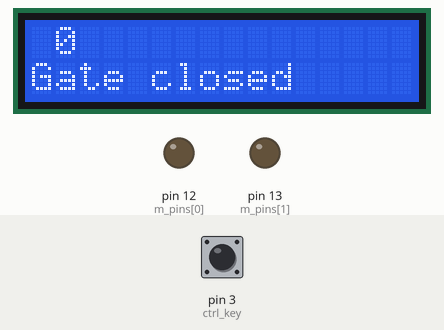
Recording of a sketch running on a simulated Arduino Uno, built with avr-gcc and run on an emulated ATmega328P. On the bench: 16×2 character LCD, output pins drawn as LEDs (lit = HIGH). Inputs (shaded band) come from the test bench; at power-on: pin 3 (ctrl_key) HIGH.

Above: at 1.2 s.
1.3 s: pin 3 (ctrl_key) pulled LOW for 0.15 s
At 4.3 s:
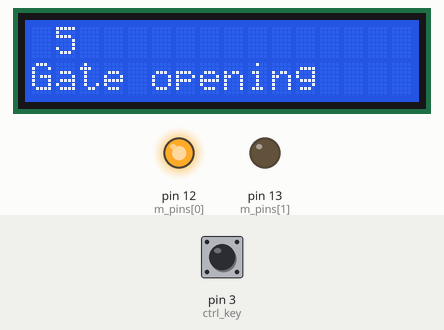
4.4 s: pin 3 (ctrl_key) pulled LOW for 1 s
At 8.3 s:
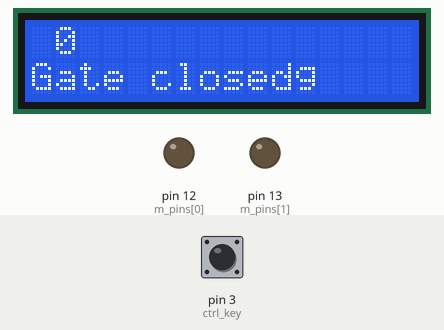
8.4 s: pin 3 (ctrl_key) pulled LOW for 0.15 s
At 14.2 s:
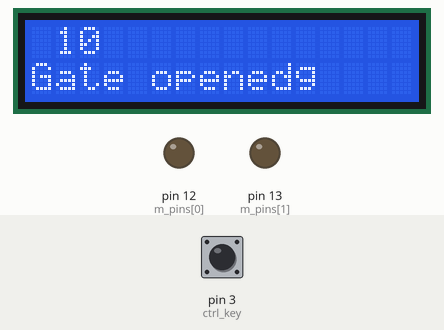
14.5 s: pin 3 (ctrl_key) pulled LOW for 1 s
At 15.9 s:
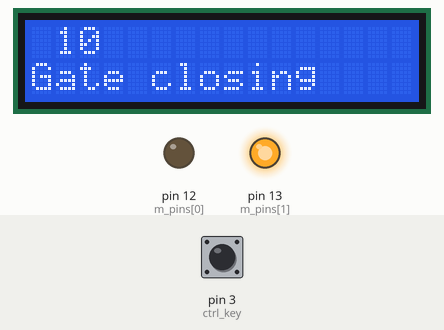
Timing chart, 0 to 17.5 s (numbered marks = the images above; inputs shaded):
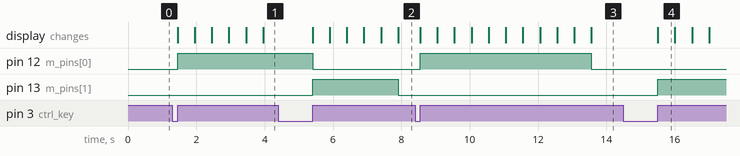

Measured:
- after the input at 1.3 s, pin 12 (m_pins[0]): LOW → HIGH after 0.15 s; the display: first changes after 0.15 s (image 1 shows a later state)
- after the input at 4.4 s, pin 12 (m_pins[0]): HIGH → LOW after 1.0 s instead of 2.1 s; pin 13 (m_pins[1]): LOW → HIGH after 1.0 s, → LOW 2.5 s later; the display: first changes after 1.0 s (image 2 shows a later state)
- after the input at 8.4 s, pin 12 (m_pins[0]): LOW → HIGH after 0.15 s, → LOW 5.0 s later; the display: first changes after 0.15 s (image 3 shows a later state)
- after the input at 14.5 s, pin 13 (m_pins[1]): LOW → HIGH after 1.0 s; the display: changes after 1.0 s (image 4)
- what the display in image 4 shows lasts 0.5 s, from 15.5 s to 16.0 s

The sketch:

automatic_door.ino
```cpp
#include<LiquidCrystal.h>
LiquidCrystal lcd(A0,A1,A2,A3,A4,A5);
const byte ctrl_key = 3;
const byte m_pins[2] ={12,13};
void setup() {
  lcd.begin(16,2);
  pinMode(ctrl_key ,INPUT_PULLUP);
  for (int i=0 ; i<2 ;i++)
    pinMode(m_pins[i],OUTPUT);

}
bool gate_state = false;
int counter =0; //0 -close , 1-open
long start_time =0;
long timestep =500;
void loop() {
 if(!digitalRead(ctrl_key)){
  while(!digitalRead(ctrl_key));
  gate_state ^=1;
  start_time = millis();
 }
 lcd.setCursor(1,0);
 lcd.print(counter);
 lcd.print(" ");
if(gate_state ==0){ //to colse or closed
  if(counter ==0){ //closed
    lcd.setCursor(0,1);
    lcd.print("Gate closed");
    gate_none();
    }else { //closing
       gate_off();
     lcd.setCursor(0,1);
     lcd.print("Gate closing");
     if(millis() - start_time >= timestep){
      start_time = millis();
      if (counter >0){
        counter --;
      }

     }
  }
} else{ //to open or opened
  if(counter ==10){ //opened
    lcd.setCursor(0,1);
    lcd.print("Gate opened");
    gate_none();
  }else{//opening
     gate_on();
    lcd.setCursor(0,1);
    lcd.print("Gate opening");
    if(millis() - start_time >= timestep){
      start_time = millis();
      if(counter <10){
        counter++;
      }

    }
  }
}
}
void gate_on(){
  digitalWrite(m_pins[0],1);
  digitalWrite(m_pins[1],0);
  }

 void gate_off(){
  digitalWrite(m_pins[0],0);
  digitalWrite(m_pins[1],1);
  }
void gate_none(){
  digitalWrite(m_pins[0],0);
  digitalWrite(m_pins[1],0);
}
```
